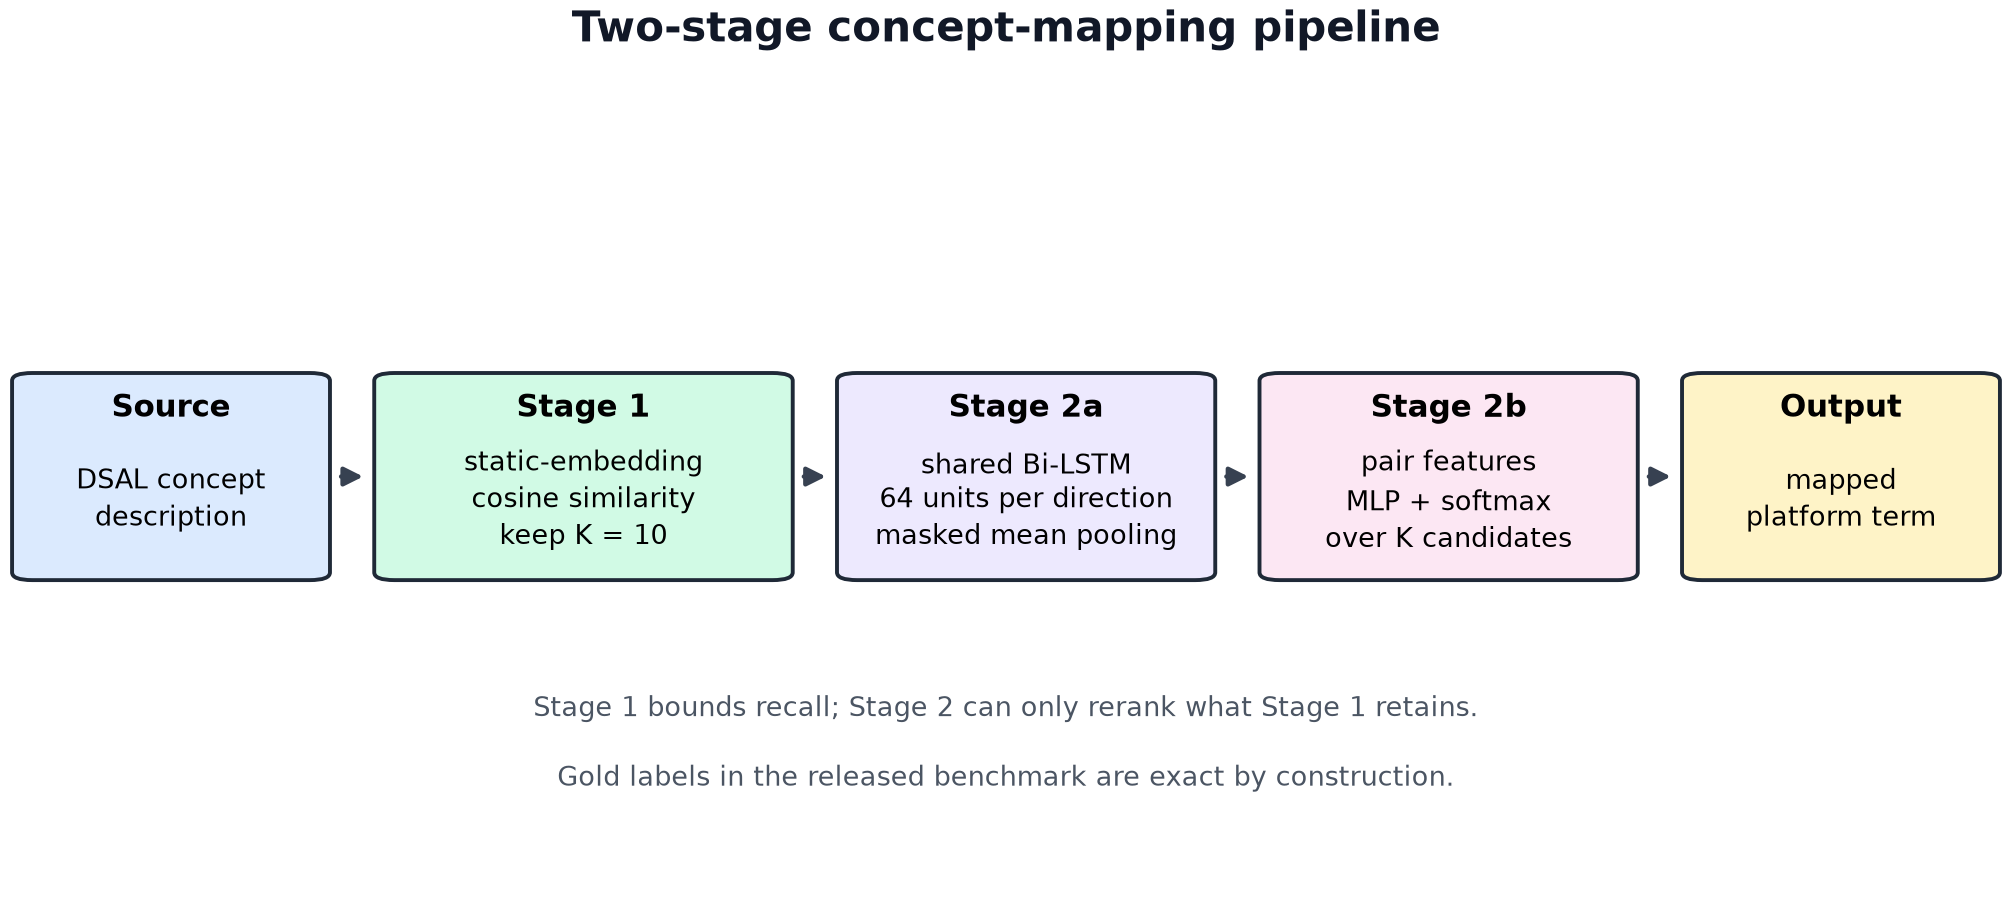

Generate this figure with Python:
#!/usr/bin/env python3
"""Figure 6. Two-stage concept-mapping pipeline, drawn at final print size.

Stage 1 retrieves the K = 10 platform concepts that are closest to the source
description under static embeddings.  Stage 2 encodes the source description and
each retained candidate with a shared Bi-LSTM and scores the pairs.
"""

import matplotlib
matplotlib.use("Agg")
import matplotlib.pyplot as plt
from matplotlib.patches import FancyBboxPatch, FancyArrowPatch

plt.rcParams.update({"font.family": "DejaVu Sans", "font.size": 5.4,
                     "pdf.fonttype": 42, "ps.fonttype": 42})

W, H = 5.03, 2.30
fig, ax = plt.subplots(figsize=(W, H))
fig.subplots_adjust(left=0.0, right=1.0, top=0.86, bottom=0.02)
ax.set_xlim(0, 100)
ax.set_ylim(0, 100)
ax.axis("off")


def box(x, y, w, h, title, body, color, size=4.9):
    ax.add_patch(FancyBboxPatch((x, y), w, h,
                                boxstyle="round,pad=0.4,rounding_size=1.0",
                                facecolor=color, edgecolor="#1F2937", linewidth=0.7))
    ax.text(x + w / 2, y + h - 4.2, title, ha="center", va="center",
            fontsize=5.6, fontweight="bold")
    ax.text(x + w / 2, y + h / 2 - 3.0, body, ha="center", va="center",
            fontsize=size, linespacing=1.35)


def arrow(x1, x2, y):
    ax.add_patch(FancyArrowPatch((x1, y), (x2, y), arrowstyle="-|>",
                                 mutation_scale=7, linewidth=0.8, color="#374151"))


y, h = 42, 26
box(1, y, 15, h, "Source", "DSAL concept\ndescription", "#DBEAFE")
box(19, y, 20, h, "Stage 1", "static-embedding\ncosine similarity\nkeep K = 10", "#D1FAE5")
box(42, y, 18, h, "Stage 2a", "shared Bi-LSTM\n64 units per direction\nmasked mean pooling", "#EDE9FE")
box(63, y, 18, h, "Stage 2b", "pair features\nMLP + softmax\nover K candidates", "#FCE7F3")
box(84, y, 15, h, "Output", "mapped\nplatform term", "#FEF3C7")

for x1, x2 in [(16.4, 18.6), (39.4, 41.6), (60.4, 62.6), (81.4, 83.6)]:
    arrow(x1, x2, y + h / 2)

ax.text(50, 24,
        "Stage 1 bounds recall; Stage 2 can only rerank what Stage 1 retains.",
        ha="center", fontsize=4.8, color="#4B5563")
ax.text(50, 15,
        "Gold labels in the released benchmark are exact by construction.",
        ha="center", fontsize=4.8, color="#4B5563")

fig.text(0.5, 0.955, "Two-stage concept-mapping pipeline",
         ha="center", fontsize=7.6, fontweight="bold", color="#111827")

plt.savefig("fig6_pipeline.png", dpi=400)
plt.savefig("fig6_pipeline.pdf")
print("saved fig6_pipeline.png")
